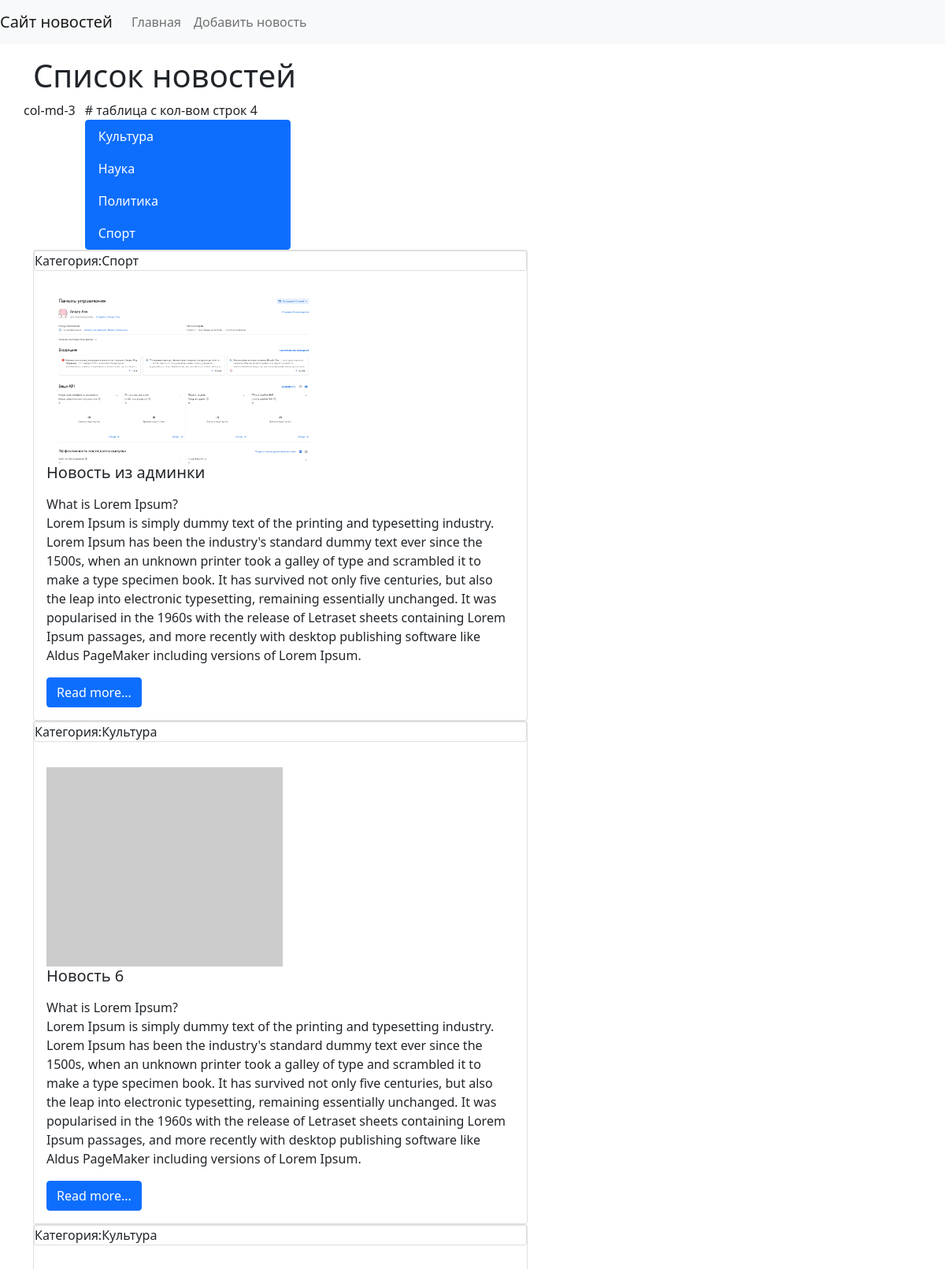
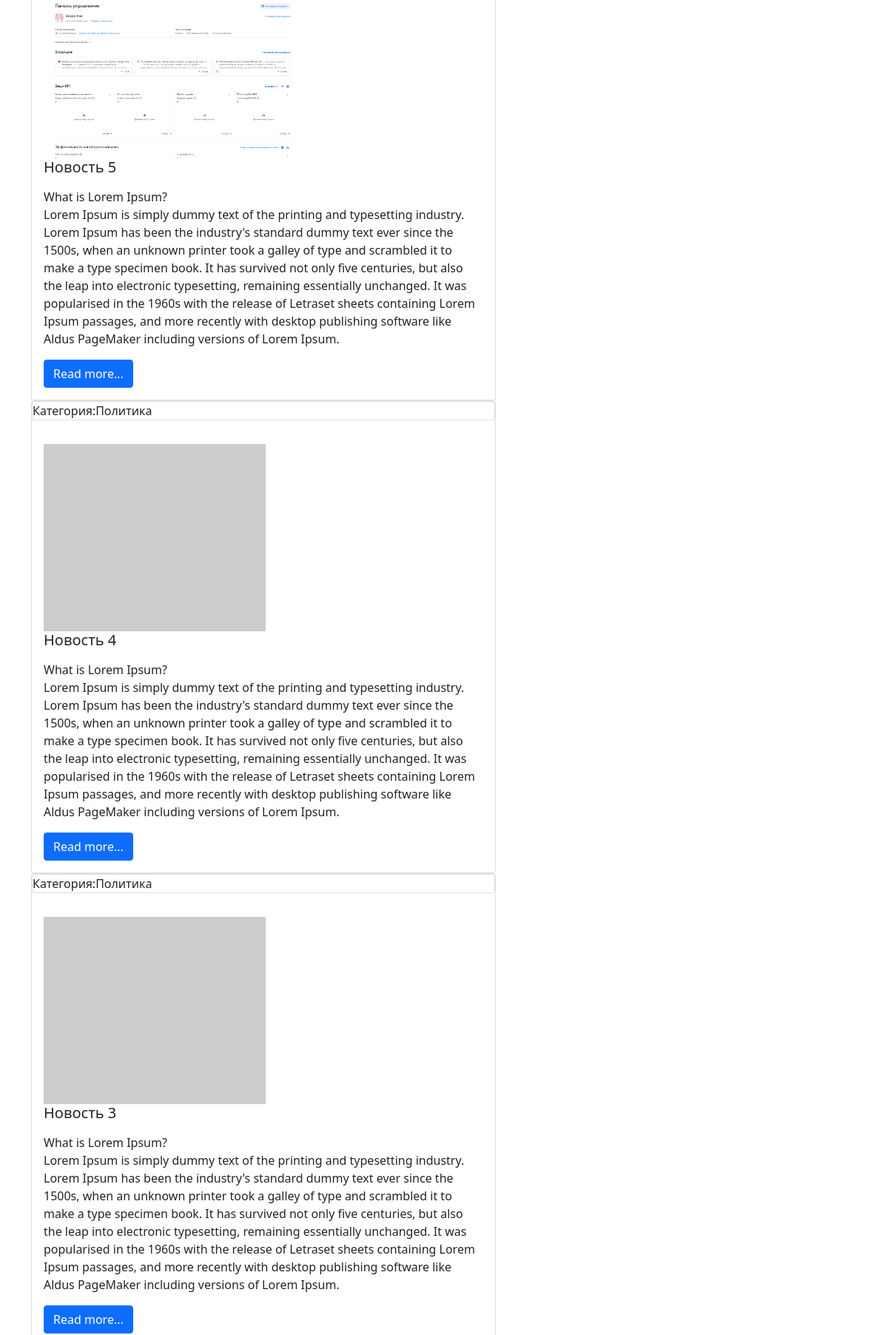
The page / (upper part) on the database its author committed (2 pictures, top to bottom).
### news/models.py (models this page shows, shortened)
class Category(models.Model):# создаём новый клас(таблицу) для категорий новостей(первичная модель)
    title = models.CharField(max_length=150, db_index=True,verbose_name='Наименование категории')
    def __str__(self):  # метод строкового представления обьекта (для отображения не Cat. object а по названию категории)
        return self.title
    class Meta: # создаем класс Мета для переименования в админке
        verbose_name= 'Категория'
        verbose_name_plural = 'Категории'
        ordering = ['title'] # сортировка

class News(models.Model):
    title = models.CharField(max_length= 150, verbose_name='Наменование')
    content= models.TextField(blank=True, verbose_name='Контент')
    created_at= models.DateTimeField(auto_now_add=True, verbose_name='Опубликовано')
    updated_at= models.DateTimeField(auto_now=True, verbose_name='Обновлено')
    photo= models.ImageField(upload_to='photos/%Y/%m/%d/', blank=True)# blank означает необязательное поле для заполнения
    is_published=models.BooleanField(default=True,verbose_name='Опубликовано?')
    category= models.ForeignKey('Category', on_delete=models.PROTECT,null=True,verbose_name='Категория') # прописываем связь таблиц через ForeignKey
    class Meta: # создаем класс Мета для переименования в админке(работает только с админкой)
        verbose_name= 'Новость'
        verbose_name_plural = 'Новости'
        ordering = ['-created_at'] # сортировка

### news/views.py (the view)
# urls.py: path('',index,name='home'),# пустая строка '' указывает на страницу index
def index(request):
    news = News.objects.all() #добавляем функцию вывода новостей и базы данных
    categories = Category.objects.all() #добавляем вывод названий категорий на странице
    return render(request,'news/index.html',{'news':news,'title':'Список новостей','categories':categories})

### news/templates/news/index.html (shortened to what this page needs)
{% extends 'base.html' %}
{% block sidebar %}
  <div class="col-md-3"> # таблица с кол-вом строк 4
                      <div class="list-group">
                          {%for item in categories%}
                          <a href="{%url 'category' item.pk %}" class="list-group-item list-group-item-action active" aria-current="true">{{item.title}}</a>
                           {%endfor%}
                      </div>
                  </div>
{% endblock %}
{% block content%}
 <div class="col-md-9">
                  {%for item in news%}
                      <div class="card">
              <div class="card mb-3">
                Категория:{{item.category}}
              </div>
              <div class="card-body">
                  {%if item.photo%}
                     <img src="{{item.photo.url}}" alt="" width="350" class="mr-3">
                  {%else%}
                     <img src="https://picsum.photos/id/237/200/300" alt=""width="300" class="mr-3">
                  {%endif%}
                <h5 class="card-title">{{item.title}}</h5>
                <p class="card-text">{{item.content|linebreaks}}</p>
                <a href="#" class="btn btn-primary">Read more...</a>
              </div>
            </div>
                  {%endfor%}
                  </div>
{% endblock %}

### rows shown on the page
Category: title "Культура"
Category: title "Наука"
Category: title "Политика"
Category: title "Спорт"
News: category "Спорт", photo (picture), title "Новость из админки", content "What is Lorem Ipsum? Lorem Ipsum is simply dummy text of the printing and typesetting industry. Lorem Ipsum has been the industry's standard dummy text ever since the 1500s, when an unknown printer took a galley of type and scrambled it to make a type specimen book. It has survived not only five centuries, but also the leap into electronic typesetting, remaining essentially unchanged. It was popularised in the 1960s with the release of Letraset sheets containing Lorem Ipsum passages, and more recently with desktop publishing software like Aldus PageMaker including versions of Lorem Ipsum."
News: category "Культура", title "Новость 6", content "What is Lorem Ipsum? Lorem Ipsum is simply dummy text of the printing and typesetting industry. Lorem Ipsum has been the industry's standard dummy text ever since the 1500s, when an unknown printer took a galley of type and scrambled it to make a type specimen book. It has survived not only five centuries, but also the leap into electronic typesetting, remaining essentially unchanged. It was popularised in the 1960s with the release of Letraset sheets containing Lorem Ipsum passages, and more recently with desktop publishing software like Aldus PageMaker including versions of Lorem Ipsum."
News: category "Культура", photo (picture), title "Новость 5", content "What is Lorem Ipsum? Lorem Ipsum is simply dummy text of the printing and typesetting industry. Lorem Ipsum has been the industry's standard dummy text ever since the 1500s, when an unknown printer took a galley of type and scrambled it to make a type specimen book. It has survived not only five centuries, but also the leap into electronic typesetting, remaining essentially unchanged. It was popularised in the 1960s with the release of Letraset sheets containing Lorem Ipsum passages, and more recently with desktop publishing software like Aldus PageMaker including versions of Lorem Ipsum."
News: category "Политика", title "Новость 4", content "What is Lorem Ipsum? Lorem Ipsum is simply dummy text of the printing and typesetting industry. Lorem Ipsum has been the industry's standard dummy text ever since the 1500s, when an unknown printer took a galley of type and scrambled it to make a type specimen book. It has survived not only five centuries, but also the leap into electronic typesetting, remaining essentially unchanged. It was popularised in the 1960s with the release of Letraset sheets containing Lorem Ipsum passages, and more recently with desktop publishing software like Aldus PageMaker including versions of Lorem Ipsum."
News: category "Политика", title "Новость 3", content "What is Lorem Ipsum? Lorem Ipsum is simply dummy text of the printing and typesetting industry. Lorem Ipsum has been the industry's standard dummy text ever since the 1500s, when an unknown printer took a galley of type and scrambled it to make a type specimen book. It has survived not only five centuries, but also the leap into electronic typesetting, remaining essentially unchanged. It was popularised in the 1960s with the release of Letraset sheets containing Lorem Ipsum passages, and more recently with desktop publishing software like Aldus PageMaker including versions of Lorem Ipsum."

### other values the page prints
{{ title }} "Список новостей"
